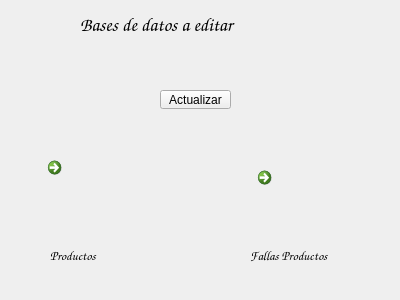
<?xml version="1.0" encoding="UTF-8"?>
<ui version="4.0">
 <class>selecciondeeditores</class>
 <widget class="QWidget" name="selecciondeeditores">
  <property name="geometry">
   <rect>
    <x>0</x>
    <y>0</y>
    <width>400</width>
    <height>300</height>
   </rect>
  </property>
  <property name="windowTitle">
   <string>Form</string>
  </property>
  <widget class="QLabel" name="label">
   <property name="geometry">
    <rect>
     <x>50</x>
     <y>240</y>
     <width>61</width>
     <height>30</height>
    </rect>
   </property>
   <property name="font">
    <font>
     <family>Comic Sans MS</family>
     <pointsize>10</pointsize>
     <weight>75</weight>
     <bold>true</bold>
    </font>
   </property>
   <property name="text">
    <string>Productos</string>
   </property>
  </widget>
  <widget class="QLabel" name="label_2">
   <property name="geometry">
    <rect>
     <x>250</x>
     <y>240</y>
     <width>103</width>
     <height>30</height>
    </rect>
   </property>
   <property name="font">
    <font>
     <family>Comic Sans MS</family>
     <pointsize>10</pointsize>
     <weight>75</weight>
     <bold>true</bold>
    </font>
   </property>
   <property name="text">
    <string>Fallas Productos</string>
   </property>
  </widget>
  <widget class="QCommandLinkButton" name="commandLinkButton_2">
   <property name="geometry">
    <rect>
     <x>40</x>
     <y>150</y>
     <width>100</width>
     <height>111</height>
    </rect>
   </property>
   <property name="text">
    <string/>
   </property>
   <property name="icon">
    <iconset resource="terminal.qrc">
     <normaloff>:/images/monitor-1-icon.png</normaloff>:/images/monitor-1-icon.png</iconset>
   </property>
   <property name="iconSize">
    <size>
     <width>80</width>
     <height>80</height>
    </size>
   </property>
  </widget>
  <widget class="QCommandLinkButton" name="commandLinkButton">
   <property name="geometry">
    <rect>
     <x>250</x>
     <y>160</y>
     <width>100</width>
     <height>102</height>
    </rect>
   </property>
   <property name="text">
    <string/>
   </property>
   <property name="icon">
    <iconset resource="terminal.qrc">
     <normaloff>:/images/screen-settings-icon.png</normaloff>:/images/screen-settings-icon.png</iconset>
   </property>
   <property name="iconSize">
    <size>
     <width>80</width>
     <height>80</height>
    </size>
   </property>
  </widget>
  <widget class="QLabel" name="label_3">
   <property name="geometry">
    <rect>
     <x>80</x>
     <y>10</y>
     <width>231</width>
     <height>30</height>
    </rect>
   </property>
   <property name="font">
    <font>
     <family>Comic Sans MS</family>
     <pointsize>14</pointsize>
     <weight>75</weight>
     <bold>true</bold>
    </font>
   </property>
   <property name="text">
    <string>Bases de datos a editar</string>
   </property>
  </widget>
  <widget class="QToolButton" name="toolButton">
   <property name="geometry">
    <rect>
     <x>160</x>
     <y>90</y>
     <width>71</width>
     <height>19</height>
    </rect>
   </property>
   <property name="text">
    <string>Actualizar</string>
   </property>
  </widget>
 </widget>
 <resources>
  <include location="terminal.qrc"/>
 </resources>
 <connections/>
</ui>
